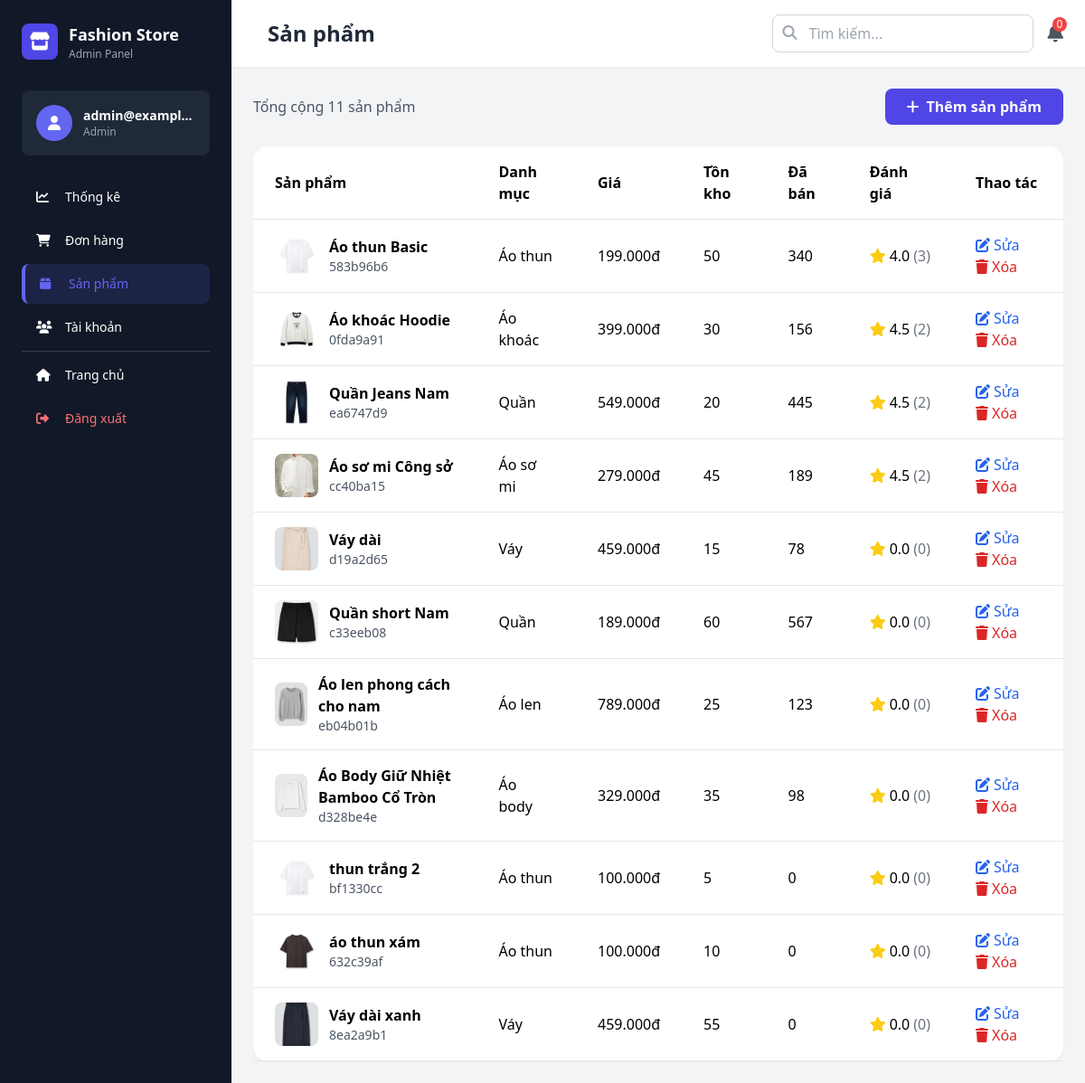
The page /admin/products (signed in) on the database as committed earlier.
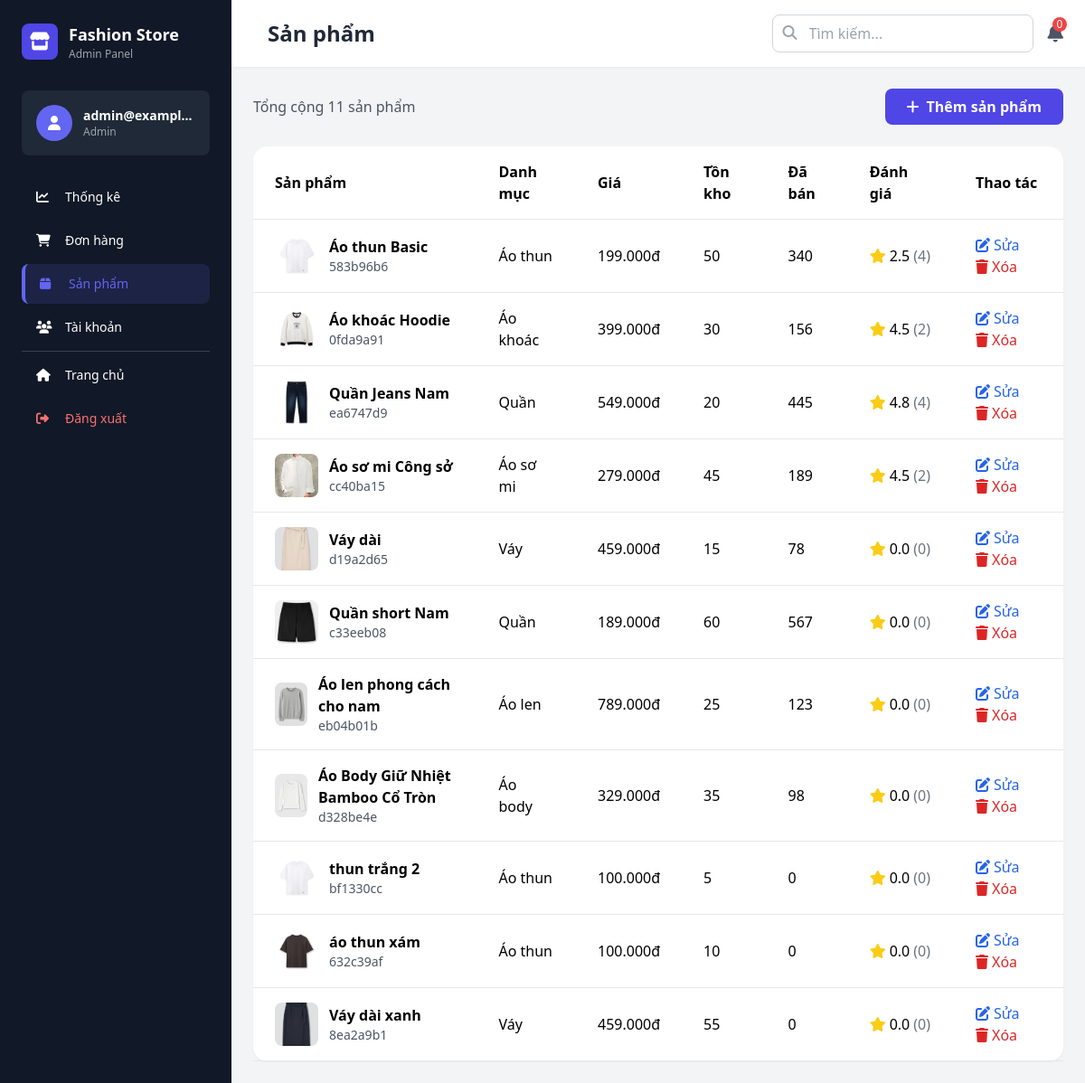
The same page on the database as committed later.
### database.py (models this page shows)
class Product(db.Model):
    __tablename__ = 'products'
    id = db.Column(db.String(36), primary_key=True)
    name = db.Column(db.String(200), nullable=False)
    price = db.Column(db.Integer, nullable=False)
    old_price = db.Column(db.Integer, default=0)
    category = db.Column(db.String(100))
    image = db.Column(db.String(500))
    images = db.Column(db.Text)  # JSON array
    description = db.Column(db.Text)
    stock = db.Column(db.Integer, default=0)
    sizes = db.Column(db.Text)  # JSON array
    colors = db.Column(db.Text)  # JSON array
    color_images = db.Column(db.Text)  # JSON object mapping colors to image URLs
    rating = db.Column(db.Float, default=0.0)
    reviews = db.Column(db.Integer, default=0)
    sold = db.Column(db.Integer, default=0)
    featured = db.Column(db.Boolean, default=False)
    created_at = db.Column(db.DateTime, default=datetime.now)
    def to_dict(self):
        return {
            'id': self.id,
            'name': self.name,
            'price': self.price,
            'old_price': self.old_price,
            'category': self.category,
            'image': self.image,
            'images': json.loads(self.images) if self.images else [],
            'description': self.description,
            'stock': self.stock,
            'sizes': json.loads(self.sizes) if self.sizes else [],
            'colors': json.loads(self.colors) if self.colors else [],
            'color_images': json.loads(self.color_images) if self.color_images else {},
            'rating': self.rating,
            'reviews': self.reviews,
            'sold': self.sold,
            'featured': self.featured,
            'created_at': self.created_at.isoformat() if self.created_at else None
        }

### flask_clothing_store.py (the view)
@app.route('/admin/products')
@staff_required
def admin_products():
    products = [p.to_dict() for p in Product.query.all()]
    return render_template('admin/products.html', products=products)

### flask_clothing_store.py (called while the page is built)
def staff_required(f):
    @wraps(f)
    def decorated_function(*args, **kwargs):
        if 'user' not in session or session['user']['role'] not in ['admin', 'staff']:
            flash('Đây là khu vực dành cho nhân viên', 'error')
            return redirect(url_for('home'))
        return f(*args, **kwargs)
    return decorated_function

def format_price(price):
    return f"{price:,.0f}đ".replace(',', '.')

@app.context_processor
def utility_processor():
    return {
        'now': datetime.datetime.now(),
        'wishlist_count': lambda: len(get_wishlist()),
        'cart_count': lambda: len(get_cart()),
        'format_price': format_price,
        'get_featured_products': get_featured_products,
        'get_best_sellers': get_best_sellers,
        'get_categories': get_categories,
        'get_wishlist': get_wishlist
    }

### templates/admin/products.html (shortened to what this page needs)
{% extends "admin/base_admin.html" %}
{% block page_title %}Sản phẩm{% endblock %}
{% block content %}
<div class="flex justify-between items-center mb-6">
    <p class="text-gray-600">Tổng cộng {{ products|length }} sản phẩm</p>
    <a href="/admin/add-product" class="bg-indigo-600 text-white px-6 py-2 rounded-lg hover:bg-indigo-700 transition-colors font-semibold">
        <i class="fas fa-plus mr-2"></i>Thêm sản phẩm
    </a>
</div>
<div class="bg-white rounded-2xl shadow-sm">
        <div class="overflow-x-auto">
            <table class="w-full">
                <thead>
                    <tr class="border-b border-gray-200">
                        <th class="text-left py-4 px-6">Sản phẩm</th>
                        <th class="text-left py-4 px-6">Danh mục</th>
                        <th class="text-left py-4 px-6">Giá</th>
                        <th class="text-left py-4 px-6">Tồn kho</th>
                        <th class="text-left py-4 px-6">Đã bán</th>
                        <th class="text-left py-4 px-6">Đánh giá</th>
                        <th class="text-left py-4 px-6">Thao tác</th>
                    </tr>
                </thead>
                <tbody>
                    {% for product in products %}
                    <tr class="border-b border-gray-200 hover:bg-gray-50">
                        <td class="py-4 px-6">
                            <div class="flex items-center">
                                <img src="{{ product.image }}" alt="{{ product.name }}" class="w-12 h-12 object-cover rounded-lg mr-3">
                                <div>
                                    <div class="font-semibold">{{ product.name }}</div>
                                    <div class="text-sm text-gray-600">{{ product.id[:8] }}</div>
                                </div>
                            </div>
                        </td>
                        <td class="py-4 px-6">{{ product.category }}</td>
                        <td class="py-4 px-6">{{ format_price(product.price) }}</td>
                        <td class="py-4 px-6">{{ product.stock }}</td>
                        <td class="py-4 px-6">{{ product.sold }}</td>
                        <td class="py-4 px-6">
                            <div class="flex items-center">
                                <i class="fas fa-star text-yellow-400 mr-1"></i>
                                <span>{{ product.rating }}</span>
                                <span class="text-gray-500 ml-1">({{ product.reviews }})</span>
                            </div>
                        </td>
                        <td class="py-4 px-6">
                            <a href="/admin/edit-product/{{ product.id }}" class="text-blue-600 hover:text-blue-800 mr-3">
                                <i class="fas fa-edit"></i> Sửa
                            </a>
                            {% if session.user.role == 'admin' %}
                            <button onclick="deleteProduct('{{ product.id }}', '{{ product.name }}')"
                                    class="text-red-600 hover:text-red-800">
                                <i class="fas fa-trash"></i> Xóa
                            </button>
                            {% endif %}
                        </td>
                    </tr>
                    {% endfor %}
                </tbody>
            </table>
        </div>
    </div>
{% endblock %}

Rows that differ between the two databases and show on the page:
changed Product "Áo thun Basic": rating "4.0" → "2.5"; reviews "3" → "4"
changed Product "Quần Jeans Nam": rating "4.5" → "4.8"; reviews "2" → "4"
